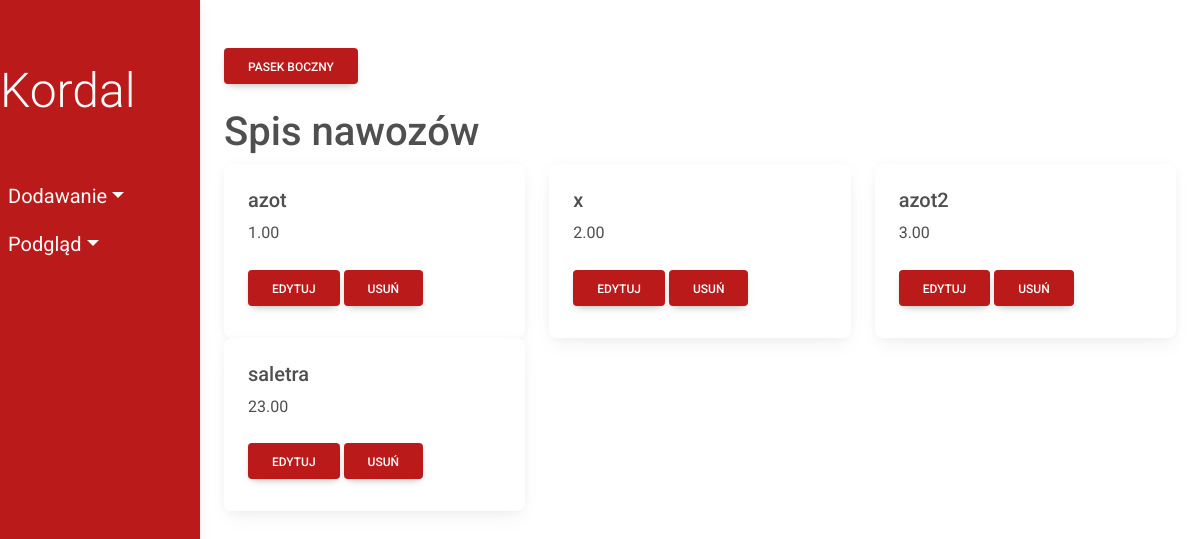
Page /fertilizers/ on the earlier database version.
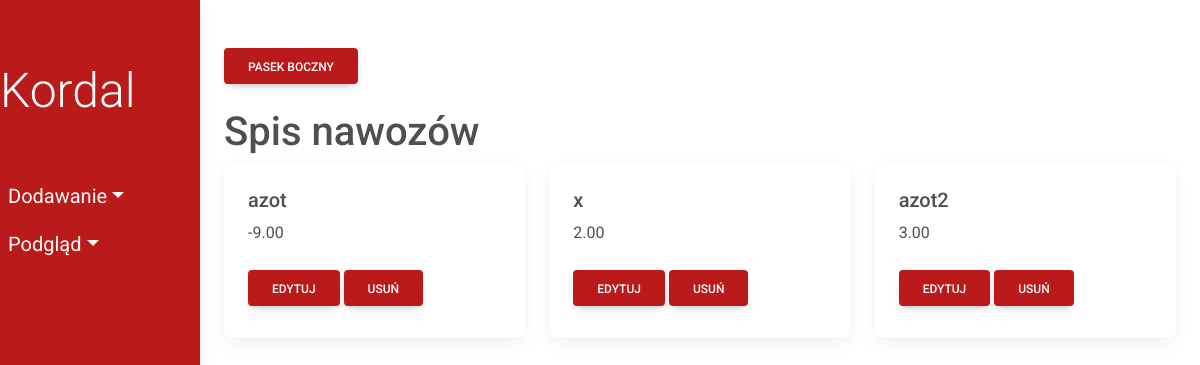
Same page on the later database version.
### fields/models.py (models this page shows, shortened)
class Fertilizer(models.Model):
    fertilizer_name = models.CharField(max_length=50)
    price = models.DecimalField(max_digits=10, decimal_places=2)
    class Meta:
        db_table = 'Fertilizer'

### fields/views.py (the view)
# urls.py: path('fertilizers/', views.show_fertilizers, name='show-fertilizers'),
def show_fertilizers(request):
    fertilizers = Fertilizer.objects.all()
    return render(request, 'fields/fertilizer.html', {'fertilizers': fertilizers})

### fields/templates/fields/fertilizer.html
{% extends 'fields/index.html' %}
      {% block content %}
      <h1>Spis nawozów</h1>
      <div class="row">
        {% for fertilizer in fertilizers %}
        <div class="col-sm-4">
          <div class="card">
            <div class="card-body">
              <h5 class="card-title">{{ fertilizer.fertilizer_name}}</h5>
              <p class="card-text">{{ fertilizer.price}}</p>
              <a href="update/{{fertilizer.id}}" class="btn my-2 menu-btn">Edytuj</a>
              <a href="delete/{{fertilizer.id}}" class="btn my-2 menu-btn">Usuń</a>
            </div>
          </div>
        </div>
        {% endfor %}
      </div>
    {% endblock %}

Differences in the rows shown:
removed Fertilizer: fertilizer_name "saletra", price "23.00"
changed Fertilizer "azot": price "1.00" → "-9.00"
